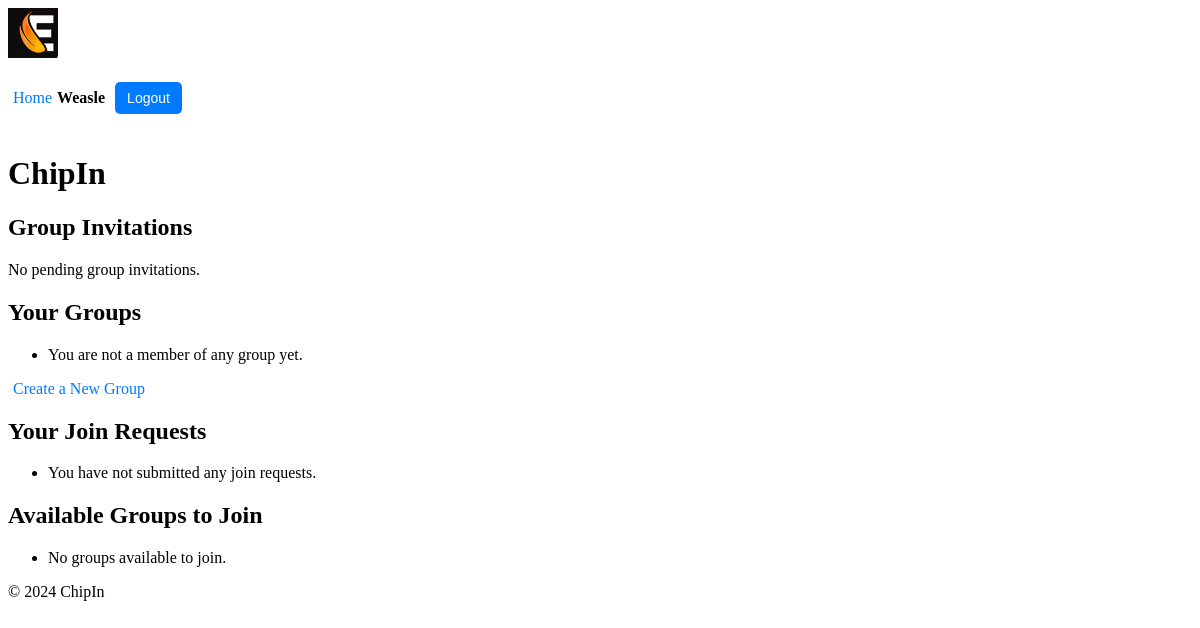
The page /chipin/ (signed in) on the database as committed earlier.
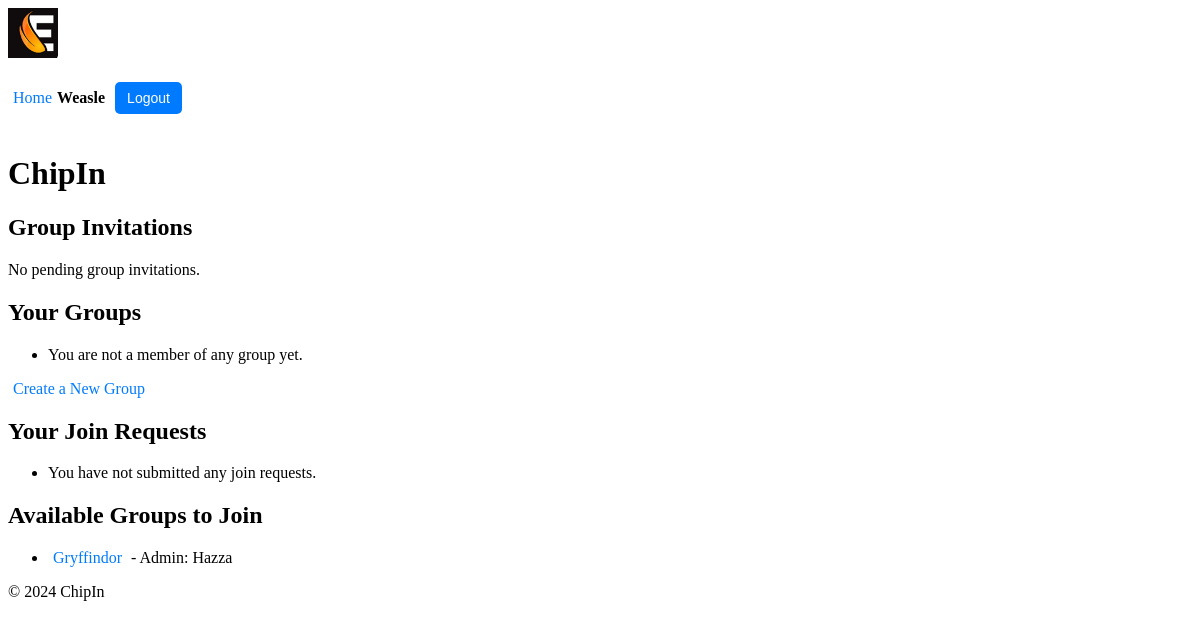
The same page on the database as committed later.
### chipin/models.py (models this page shows, shortened)
class Group(models.Model):
    name = models.CharField(max_length=100)
    admin = models.ForeignKey(User, on_delete=models.CASCADE, related_name='admin_groups')
    members = models.ManyToManyField(User, related_name='group_memberships', blank=True)
    invited_users = models.ManyToManyField(User, related_name='pending_invitations', blank=True)

### users/models.py (models this page shows, shortened)
class Profile(models.Model):
    user = models.OneToOneField(User, on_delete=models.CASCADE)
    first_name = models.CharField(max_length=30)
    surname = models.CharField(max_length=30)
    nickname = models.CharField(max_length=30, unique=True, null=False, blank=False)
    max_spend = models.DecimalField(max_digits=10, decimal_places=2, default=100.00)  # Max spend for each event
    balance = models.DecimalField(max_digits=10, decimal_places=2, default=100.00)  # User's current balance

### chipin/views.py (the view)
# urls.py: path("", views.home, name="home"),
@login_required
def home(request):
    user = request.user
    pending_invitations = user.pending_invitations.all() # Get pending group invitations for the current user
    user_groups = user.group_memberships.all()  # Get groups the user is a member of
    user_join_requests = GroupJoinRequest.objects.filter(user=user)  # Get join requests sent by the user
    available_groups = Group.objects.exclude(members=user).exclude(join_requests__user=user) # Get groups the user is not a member of and the user has not requested to join
    context = {
        'pending_invitations': pending_invitations,
        'user_groups': user_groups,
        'user_join_requests': user_join_requests,
        'available_groups': available_groups
    }
    return render(request, 'chipin/home.html', context)

### chipin/context_processors.py (called while the page is built)
def user_profile(request):
    if request.user.is_authenticated:
        try:
            return {'nickname': request.user.profile.nickname}
        except Profile.DoesNotExist:
            return {'nickname': request.user.username}  # Fallback to username if no profile exists
    return {}

### chipin/templates/chipin/home.html (shortened to what this page needs)
{% extends 'chipin/base.html' %}
{% load static %}
{% block content %}
    <h1>ChipIn</h1>
    <h2>Group Invitations</h2>
    <div class="invitation-notification">
        {% if pending_invitations %}
            <ul>
                {% for group in pending_invitations %}
                    <li>
                        You have been invited to join <strong>{{ group.name }}</strong>.
                        <a href="{% url 'chipin:accept_invite' group.id %}?user_id={{ request.user.id }}">Accept</a>
                    </li>
                {% empty %}
                    <li>No pending group invitations.</li>
                {% endfor %}
            </ul>
        {% else %}
            <p>No pending group invitations.</p>
        {% endif %}
    </div>
    <h2>Your Groups</h2>
    <ul>
        {% for group in user.group_memberships.all %}
        <li>
            <a href="{% url 'chipin:group_detail' group.id %}">{{ group.name }}</a>
            {% if group.admin == request.user %}
                <a href="{% url 'chipin:delete_group' group.id %}" onclick="return confirm('Are you sure you want to delete this group?');">Delete</a>
            {% else %}
                <a href="{% url 'chipin:leave_group' group.id %}" onclick="return confirm('Are you sure you want to leave this group?');">Leave</a>
            {% endif %}
        </li>
        {% empty %}
        <li>You are not a member of any group yet.</li>
        {% endfor %}
    </ul>
    <a href="{% url 'chipin:create_group' %}">Create a New Group</a>
    <h2>Your Join Requests</h2>
    <ul>
        {% for join_request in user_join_requests %}
        <li>
            You requested to join <strong>{{ join_request.group.name }}</strong> on {{ join_request.created_at }}.
            <a href="{% url 'chipin:delete_join_request' join_request.id %}" onclick="return confirm('Are you sure you want to delete this join request?');">Delete</a>
        </li>
        {% empty %}
        <li>You have not submitted any join requests.</li>
        {% endfor %}
    </ul>
    <h2>Available Groups to Join</h2>
    <ul>
        {% for group in available_groups %}
        <li>
            <a href="{% url 'chipin:group_detail' group.id %}">{{ group.name }}</a>
            <span>- Admin: {{ group.admin.profile.nickname }}</span>
        </li>
        {% empty %}
        <li>No groups available to join.</li>
        {% endfor %}
    </ul>
{% endblock %}

Rows that differ between the two databases and show on the page:
added Group: name "Gryffindor", admin.profile.nickname "Hazza"
Other text that changed with them:
text no longer shown: "No groups available to join."
